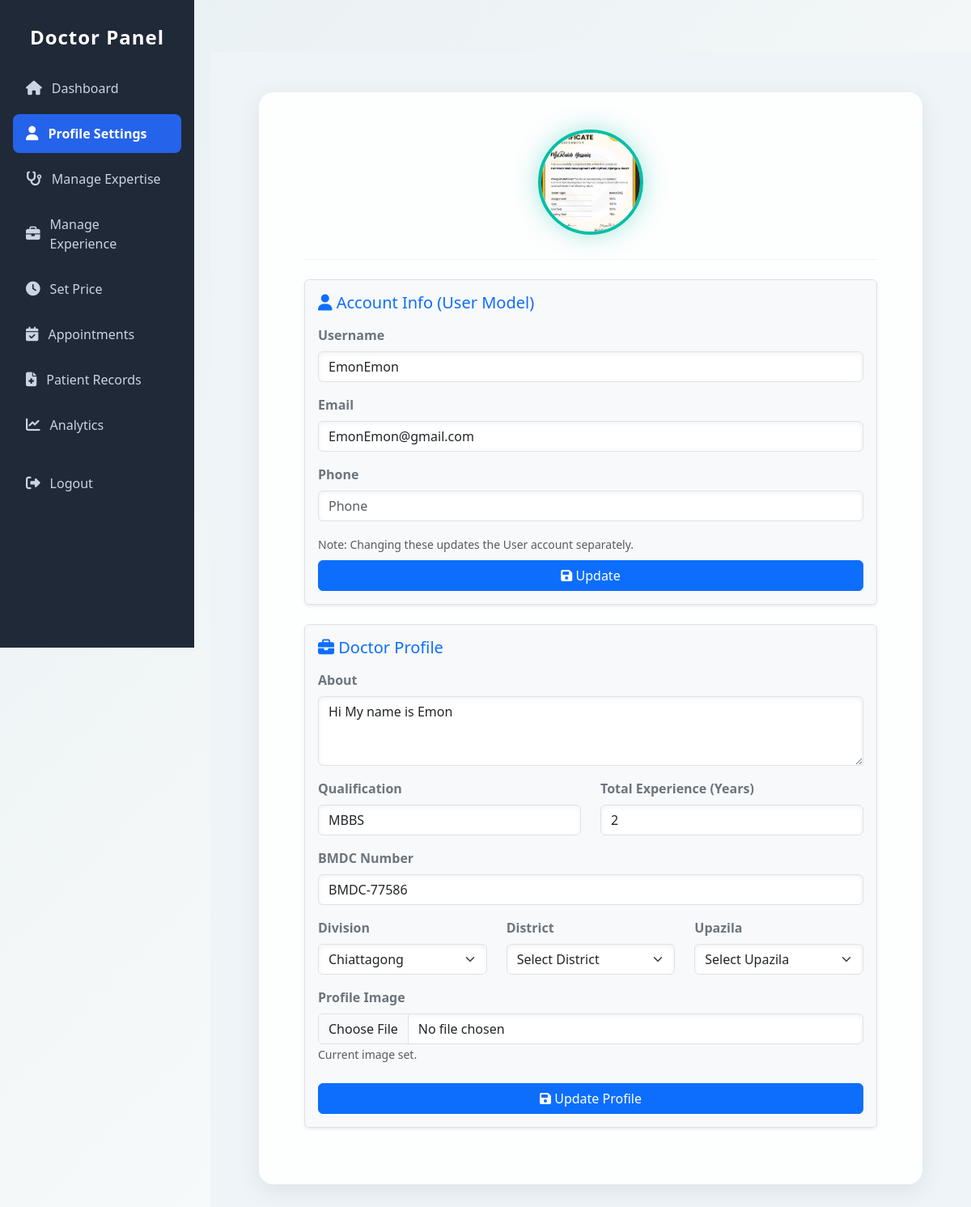
Before: /users/doctor/profile/edit/ (signed in) with the older database file.
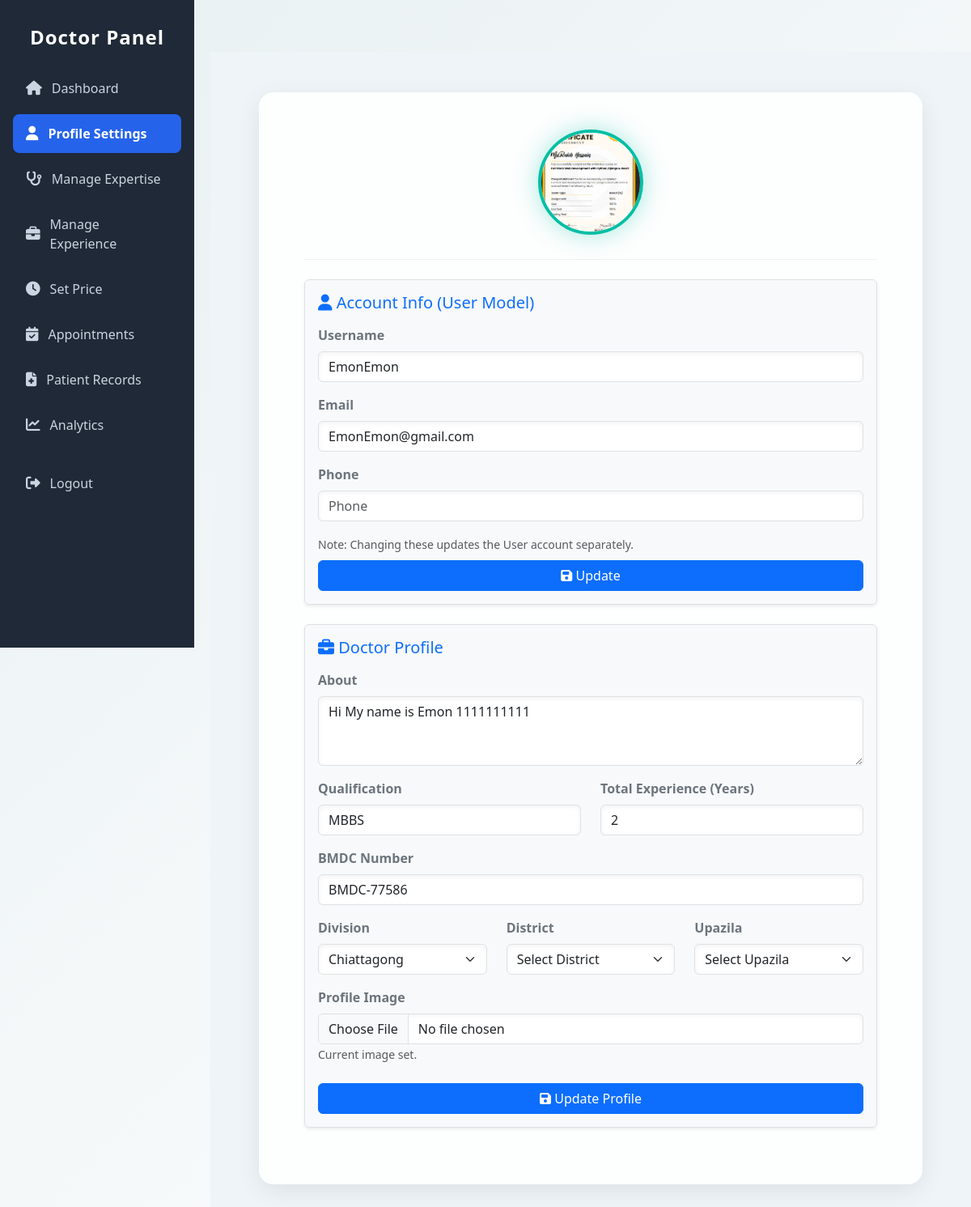
After: the same page with the newer database file.
### doctor/models.py (models this page shows, shortened)
class Doctor(models.Model):
    user = models.OneToOneField(CustomUser, on_delete=models.CASCADE, related_name='doctor_profile')
    about = models.TextField(blank=True, null=True)
    bmdc_number = models.CharField(max_length=255, blank=True, null=True)
    qualification = models.CharField(max_length=255, blank=True, null=True)
    total_experience = models.PositiveIntegerField(default=0)  # Only non-negative numbers
    working_hours = models.JSONField(blank=True, null=True)  # e.g., {"Mon": "9-5", "Tue": "10-4"}
    profile_image = models.ImageField(upload_to='doctor_profiles/', blank=True, null=True)
    is_verified = models.BooleanField(default=False)
    division = models.ForeignKey(Division, on_delete=models.SET_NULL, null=True, blank=True)
    district = models.ForeignKey(District, on_delete=models.SET_NULL, null=True, blank=True)
    upazila = models.ForeignKey(Upazila, on_delete=models.SET_NULL, null=True, blank=True)
    departments = models.ManyToManyField(Department, through='DoctorSpecializationDepartment', blank=True)
    symptoms = models.ManyToManyField(Symptom, through='DoctorSpecializationSymptom', blank=True)

### users/models.py (models this page shows, shortened)
class CustomUser(AbstractUser):
    ROLE_PATIENT = 'patient'
    ROLE_DOCTOR = 'doctor'
    ROLE_ADMIN = 'admin'     # application-level role (not superuser)
    ROLE_CHOICES = [
        (ROLE_PATIENT, 'Patient'),
        (ROLE_DOCTOR, 'Doctor'),
        (ROLE_ADMIN, 'Admin'),
    ]
    role = models.CharField(max_length=10, choices=ROLE_CHOICES, default=ROLE_PATIENT)
    phone = models.CharField(max_length=20, blank=True)
    location = models.CharField(max_length=150, blank=True)

### adminapp/models.py (models this page shows, shortened)
class Division(models.Model):
    division_name = models.CharField(max_length=100, unique=True)

### doctor/views.py (the view, shortened to what this page needs)
# urls.py: path('profile/edit/', views.doctor_profile_edit, name='doctor_profile_edit'),
@login_required
def doctor_profile_edit(request):
    doctor, created = Doctor.objects.get_or_create(user=request.user)
    divisions = Division.objects.all()
    districts = District.objects.all()
    upazilas = Upazila.objects.all()
    departments = Department.objects.all()
    symptoms = Symptom.objects.all()
    context = {
        'doctor': doctor,
        'divisions': divisions,
        'districts': districts,
        'upazilas': upazilas,
        'departments': departments,
        'symptoms': symptoms,
    }
    return render(request, 'doctor/profile_edit.html', context)

### doctor/templates/doctor/profile_edit.html (shortened to what the changed rows need)
{% load static %}
<!DOCTYPE html>
<html lang="en">
<head>
    <link href="https://cdn.jsdelivr.net/npm/select2@4.1.0-rc.0/dist/css/select2.min.css" rel="stylesheet" />
    <link href="https://cdn.jsdelivr.net/npm/bootstrap@5.3.3/dist/css/bootstrap.min.css" rel="stylesheet">
    <link href="https://cdnjs.cloudflare.com/ajax/libs/font-awesome/6.5.0/css/all.min.css" rel="stylesheet">
</head>
<body>
    {% include 'doctor/doctor_sidebar.html' %}
    <div class="main-wrapper">
    <div class="main-content">
        <div class="profile-container">
            <div class="profile-header mb-4 text-center">
                {% if doctor.profile_image %}
                    <img src="{{ doctor.profile_image.url }}" alt="Doctor Photo" class="rounded-circle" width="120">
                {% else %}
                    <img src="{% static 'img/default-doctor.png' %}" alt="Default Doctor" class="rounded-circle" width="120">
                {% endif %}
            </div>
<form method="POST" enctype="multipart/form-data" action="{% url 'doctor:doctor_profile_edit' %}">
                <div class="mb-4 p-3 border rounded shadow-sm bg-light">
                    <div class="mb-3">
                        <label class="text-secondary">Username</label>
                        <input type="text" name="username" class="form-control" value="{{ doctor.user.username }}" placeholder="Username" required>
                    </div>
                    <div class="mb-3">
                        <label class="text-secondary">Email</label>
                        <input type="email" name="email" class="form-control" value="{{ doctor.user.email }}" placeholder="Email" required>
                    </div>
                </div>
                <div class="mb-4 p-3 border rounded shadow-sm bg-light">
                    <div class="mb-3">
                        <label class="text-secondary">About</label>
                        <textarea name="about" class="form-control" rows="3" placeholder="A brief professional summary">{{ doctor.about }}</textarea>
                    </div>
                    <div class="row">
                        <div class="col-md-6 mb-3">
                            <label class="text-secondary">Qualification</label>
                            <input type="text" name="qualification" class="form-control" value="{{ doctor.qualification }}" placeholder="e.g., MBBS, MD, FCPS">
                        </div>
                        <div class="col-md-6 mb-3">
                            <label class="text-secondary">Total Experience (Years)</label>
                            <input type="number" name="total_experience" class="form-control" value="{{ doctor.total_experience }}" min="0" placeholder="e.g., 10">
                        </div>
                    </div>
                    <div class="mb-3">
                        <label class="text-secondary">BMDC Number</label>
                        <input type="text" name="bmdc_number" class="form-control" value="{{ doctor.bmdc_number }}" placeholder="e.g., BMDC Reg-A1234">
                    </div>
                    <div class="row">
                        <div class="col-md-4 mb-3">
                            <label class="text-secondary">Division</label>
                            <select name="division" id="divisionSelect" class="form-select">
                                {% for div in divisions %}
                                    <option value="{{ div.id }}" {% if doctor.division and doctor.division.id == div.id %}selected{% endif %}>
                                        {{ div.division_name }}
                                    </option>
                                {% endfor %}
                            </select>
                        </div>
                    </div>
                </div>
            </form>
        </div>
    </div>
</div>
</body>
</html>

Changed rows visible on the page:
changed Doctor "MBBS": about "Hi My name is Emon" → "Hi My name is Emon 1111111111"
